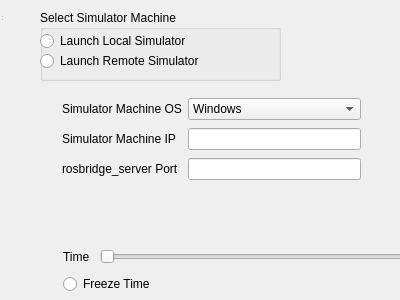
<?xml version="1.0" encoding="UTF-8"?>
<ui version="4.0">
 <class>B3m</class>
 <widget class="QWidget" name="B3m">
  <property name="geometry">
   <rect>
    <x>0</x>
    <y>0</y>
    <width>400</width>
    <height>300</height>
   </rect>
  </property>
<widget class="QWidget" name="centralWidget">
   <widget class="QGroupBox" name="groupBox">
    <property name="geometry">
     <rect>
      <x>40</x>
      <y>10</y>
      <width>241</width>
      <height>71</height>
     </rect>
    </property>
    <property name="title">
     <string>Select Simulator Machine</string>
    </property>
    <widget class="QRadioButton" name="select_local">
     <property name="geometry">
      <rect>
       <x>0</x>
       <y>20</y>
       <width>191</width>
       <height>22</height>
      </rect>
     </property>
     <property name="text">
      <string>Launch Local Simulator</string>
     </property>
    </widget>
    <widget class="QRadioButton" name="select_remote">
     <property name="geometry">
      <rect>
       <x>0</x>
       <y>40</y>
       <width>211</width>
       <height>22</height>
      </rect>
     </property>
     <property name="text">
      <string>Launch Remote Simulator</string>
     </property>
    </widget>
   </widget>
   <widget class="QPushButton" name="launch_button">
    <property name="geometry">
     <rect>
      <x>20</x>
      <y>420</y>
      <width>720</width>
      <height>50</height>
     </rect>
    </property>
    <property name="layoutDirection">
     <enum>Qt::LeftToRight</enum>
    </property>
    <property name="text">
     <string>Launch</string>
    </property>
   </widget>
   <widget class="QWidget" name="">
    <property name="geometry">
     <rect>
      <x>410</x>
      <y>70</y>
      <width>321</width>
      <height>120</height>
     </rect>
    </property>
    <layout class="QGridLayout" name="gridLayout">
     <item row="0" column="0">
      <widget class="QLabel" name="label_4">
       <property name="text">
        <string>Vehicle</string>
       </property>
      </widget>
     </item>
     <item row="0" column="1">
      <widget class="QComboBox" name="vehicle_select">
       <item>
        <property name="text">
         <string>XE</string>
        </property>
       </item>
      </widget>
     </item>
     <item row="1" column="0">
      <widget class="QLabel" name="label_6">
       <property name="text">
        <string>Traffic Density</string>
       </property>
      </widget>
     </item>
     <item row="1" column="1">
      <widget class="QSlider" name="traffic_slider">
       <property name="orientation">
        <enum>Qt::Horizontal</enum>
       </property>
      </widget>
     </item>
     <item row="2" column="0">
      <widget class="QRadioButton" name="freeze_time_2">
       <property name="text">
        <string>Traffic</string>
       </property>
       <property name="checked">
        <bool>false</bool>
       </property>
      </widget>
     </item>
     <item row="3" column="0" colspan="2">
      <widget class="QRadioButton" name="freeze_time_3">
       <property name="text">
        <string>Pedestrian</string>
       </property>
       <property name="checked">
        <bool>true</bool>
       </property>
      </widget>
     </item>
    </layout>
   </widget>
   <widget class="QWidget" name="">
    <property name="geometry">
     <rect>
      <x>52</x>
      <y>234</y>
      <width>681</width>
      <height>157</height>
     </rect>
    </property>
    <layout class="QGridLayout" name="gridLayout_2">
     <item row="0" column="0">
      <widget class="QLabel" name="label_5">
       <property name="text">
        <string>Time</string>
       </property>
      </widget>
     </item>
     <item row="0" column="1" colspan="2">
      <widget class="QSlider" name="time_slider">
       <property name="orientation">
        <enum>Qt::Horizontal</enum>
       </property>
      </widget>
     </item>
     <item row="1" column="0" colspan="3">
      <widget class="QRadioButton" name="freeze_time">
       <property name="text">
        <string>Freeze Time</string>
       </property>
       <property name="checked">
        <bool>false</bool>
       </property>
      </widget>
     </item>
     <item row="2" column="0" colspan="2">
      <widget class="QLabel" name="label_7">
       <property name="text">
        <string>Rain Density</string>
       </property>
      </widget>
     </item>
     <item row="2" column="2">
      <widget class="QSlider" name="rain_slider">
       <property name="orientation">
        <enum>Qt::Horizontal</enum>
       </property>
      </widget>
     </item>
     <item row="3" column="0" colspan="2">
      <widget class="QLabel" name="label_8">
       <property name="text">
        <string>Fog Density</string>
       </property>
      </widget>
     </item>
     <item row="3" column="2">
      <widget class="QSlider" name="fog_slider">
       <property name="orientation">
        <enum>Qt::Horizontal</enum>
       </property>
      </widget>
     </item>
     <item row="4" column="0" colspan="3">
      <widget class="QRadioButton" name="freeze_time_4">
       <property name="text">
        <string>High Quality Rendering</string>
       </property>
       <property name="checked">
        <bool>true</bool>
       </property>
      </widget>
     </item>
    </layout>
   </widget>
   <widget class="QWidget" name="">
    <property name="geometry">
     <rect>
      <x>51</x>
      <y>85</y>
      <width>321</width>
      <height>111</height>
     </rect>
    </property>
    <layout class="QGridLayout" name="gridLayout_3">
     <item row="0" column="0">
      <widget class="QLabel" name="label">
       <property name="text">
        <string>Simulator Machine OS</string>
       </property>
      </widget>
     </item>
     <item row="0" column="1">
      <widget class="QComboBox" name="os_select">
       <item>
        <property name="text">
         <string>Windows</string>
        </property>
       </item>
       <item>
        <property name="text">
         <string>Ubuntu</string>
        </property>
       </item>
      </widget>
     </item>
     <item row="1" column="0">
      <widget class="QLabel" name="label_2">
       <property name="text">
        <string>Simulator Machine IP</string>
       </property>
      </widget>
     </item>
     <item row="1" column="1">
      <widget class="QLineEdit" name="ip_box"/>
     </item>
     <item row="2" column="0">
      <widget class="QLabel" name="label_3">
       <property name="text">
        <string>rosbridge_server Port</string>
       </property>
      </widget>
     </item>
     <item row="2" column="1">
      <widget class="QLineEdit" name="port_box"/>
     </item>
    </layout>
   </widget>
  </widget>
  <widget class="QToolBar" name="mainToolBar">
   <attribute name="toolBarArea">
    <enum>TopToolBarArea</enum>
   </attribute>
   <attribute name="toolBarBreak">
    <bool>false</bool>
   </attribute>
  </widget>
  <widget class="QStatusBar" name="statusBar"/>
 </widget>
 <layoutdefault spacing="6" margin="11"/>
 <resources/>
 <connections/>
</ui>
